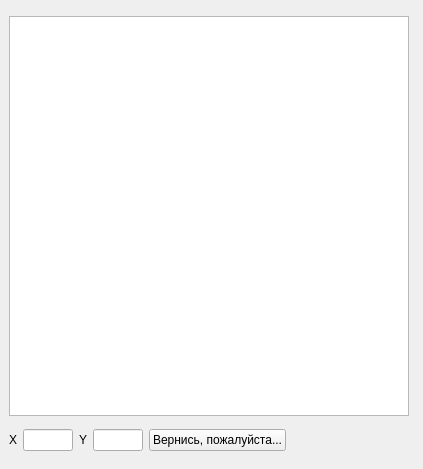
<?xml version="1.0" encoding="UTF-8"?>
<ui version="4.0">
 <class>MainWindow</class>
 <widget class="QMainWindow" name="MainWindow">
  <property name="geometry">
   <rect>
    <x>0</x>
    <y>0</y>
    <width>423</width>
    <height>469</height>
   </rect>
  </property>
  <property name="sizePolicy">
   <sizepolicy hsizetype="Fixed" vsizetype="Preferred">
    <horstretch>0</horstretch>
    <verstretch>0</verstretch>
   </sizepolicy>
  </property>
  <property name="windowTitle">
   <string>MainWindow</string>
  </property>
  <widget class="QWidget" name="centralwidget">
   <layout class="QGridLayout" name="gridLayout">
    <item row="1" column="1">
     <widget class="QLineEdit" name="lineEdit_2">
      <property name="sizePolicy">
       <sizepolicy hsizetype="Fixed" vsizetype="Fixed">
        <horstretch>0</horstretch>
        <verstretch>0</verstretch>
       </sizepolicy>
      </property>
      <property name="minimumSize">
       <size>
        <width>50</width>
        <height>0</height>
       </size>
      </property>
      <property name="maximumSize">
       <size>
        <width>50</width>
        <height>16777215</height>
       </size>
      </property>
      <property name="text">
       <string/>
      </property>
     </widget>
    </item>
    <item row="0" column="0" colspan="6">
     <widget class="QGraphicsView" name="graphicsView">
      <property name="sizePolicy">
       <sizepolicy hsizetype="Fixed" vsizetype="Fixed">
        <horstretch>0</horstretch>
        <verstretch>0</verstretch>
       </sizepolicy>
      </property>
      <property name="minimumSize">
       <size>
        <width>400</width>
        <height>400</height>
       </size>
      </property>
     </widget>
    </item>
    <item row="1" column="2">
     <widget class="QLabel" name="label_2">
      <property name="sizePolicy">
       <sizepolicy hsizetype="Fixed" vsizetype="Preferred">
        <horstretch>0</horstretch>
        <verstretch>0</verstretch>
       </sizepolicy>
      </property>
      <property name="text">
       <string>Y</string>
      </property>
     </widget>
    </item>
    <item row="1" column="0">
     <widget class="QLabel" name="label">
      <property name="sizePolicy">
       <sizepolicy hsizetype="Fixed" vsizetype="Preferred">
        <horstretch>0</horstretch>
        <verstretch>0</verstretch>
       </sizepolicy>
      </property>
      <property name="text">
       <string>X</string>
      </property>
     </widget>
    </item>
    <item row="1" column="3">
     <widget class="QLineEdit" name="lineEdit">
      <property name="sizePolicy">
       <sizepolicy hsizetype="Fixed" vsizetype="Fixed">
        <horstretch>0</horstretch>
        <verstretch>0</verstretch>
       </sizepolicy>
      </property>
      <property name="minimumSize">
       <size>
        <width>50</width>
        <height>0</height>
       </size>
      </property>
      <property name="maximumSize">
       <size>
        <width>50</width>
        <height>16777215</height>
       </size>
      </property>
     </widget>
    </item>
    <item row="1" column="4">
     <widget class="QPushButton" name="pushButton">
      <property name="sizePolicy">
       <sizepolicy hsizetype="Fixed" vsizetype="Fixed">
        <horstretch>0</horstretch>
        <verstretch>0</verstretch>
       </sizepolicy>
      </property>
      <property name="text">
       <string>Вернись, пожалуйста...</string>
      </property>
     </widget>
    </item>
   </layout>
  </widget>
 </widget>
 <resources/>
 <connections/>
</ui>
